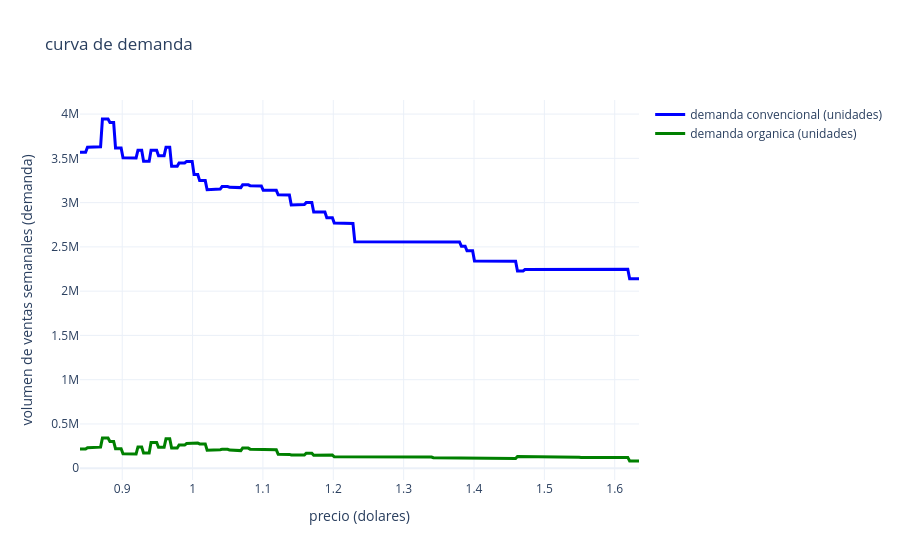

The cell this chart's notebook holds for it:
### Markdown cell above
### Estimacion de demanda X precio

### Code cell
fig_demanda = go.Figure()

fig_demanda.add_trace(go.Scatter(
    x=escenario_conv['AVGPrice'],
    y=escenario_conv['Vol_pred'],
    mode='lines',
    name='demanda convencional (unidades)',
    line=dict(color='blue', width=3)
))

fig_demanda.add_trace(go.Scatter(
    x=escenario_org['AVGPrice'],
    y=escenario_org['Vol_pred'],
    mode='lines',
    name='demanda organica (unidades)',
    line=dict(color='green', width=3)
))

fig_demanda.update_layout(
    title='curva de demanda',
    xaxis_title='precio (dolares)',
    yaxis_title='volumen de ventas semanales (demanda)',
    hovermode="x unified",
    template="plotly_white"
)

fig_demanda.show()

### Figure 1 — Plotly figure (JSON) as saved in the notebook; plotly's stock layout.template omitted (floating-point values rounded to 4 significant figures; data arrays with more than 128 entries replaced by an {"elided": "..."} marker saying what was removed)
{"data": [{"line": {"color": "blue", "width": 3}, "mode": "lines", "name": "demanda convencional (unidades)", "type": "scatter", "x": {"elided": "300 float values"}, "y": {"elided": "300 float values"}}, {"line": {"color": "green", "width": 3}, "mode": "lines", "name": "demanda organica (unidades)", "type": "scatter", "x": {"elided": "300 float values"}, "y": {"elided": "300 float values"}}], "layout": {"hovermode": "x unified", "title": {"text": "curva de demanda"}, "xaxis": {"title": {"text": "precio (dolares)"}}, "yaxis": {"title": {"text": "volumen de ventas semanales (demanda)"}}}}
